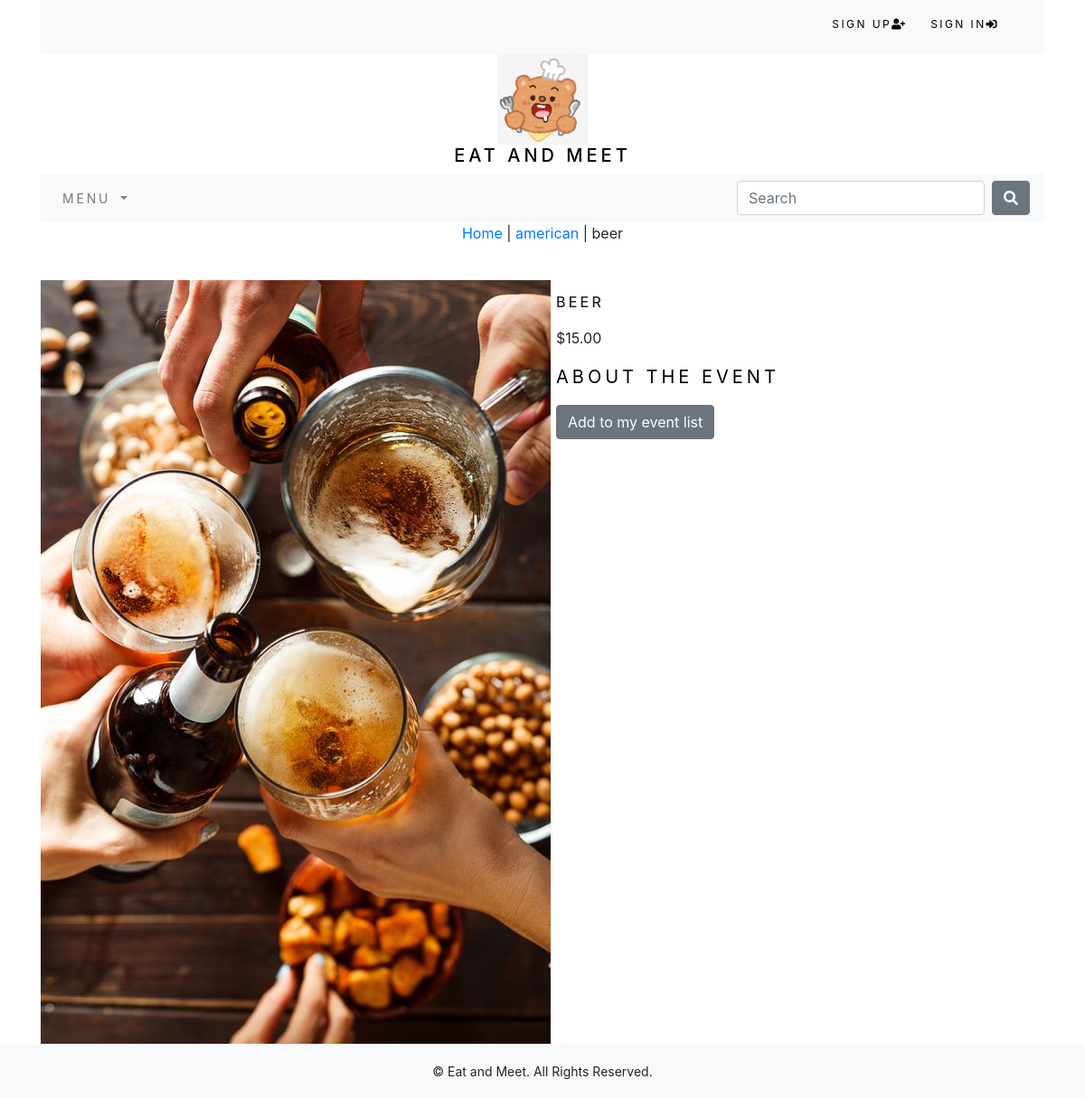
The page /menu/american/beer on the database its author committed.
### menu/models.py (models this page shows, shortened)
class Product(models.Model):
	name = models.CharField(max_length=250, unique=True)
	slug = models.SlugField(max_length=250, unique=True)
	description = models.TextField(blank=True)
	category = models.ForeignKey(Category, on_delete=models.CASCADE) #if a product is deleted, any references at the category model of that product will be deleted
	price = models.DecimalField(max_digits=10, decimal_places=2)
	image = models.ImageField(upload_to='product', blank=True)
	guest = models.DecimalField(max_digits=5, decimal_places=0)
	available = models.BooleanField(default=True)
	date = models.DateField(default=date.today)
	created = models.DateTimeField(auto_now_add=True) #add by default when a product is created
	updated = models.DateTimeField(auto_now=True)
	class Meta:
		ordering = ('name',)
		verbose_name = 'product'
		verbose_name_plural = 'products'

class Category(models.Model):
	name = models.CharField(max_length=250, unique=True)
	slug = models.SlugField(max_length=250, unique=True)
	description = models.TextField(blank=True)
	image = models.ImageField(upload_to='category', blank=True)
	class Meta:
		ordering = ('name',)
		verbose_name = 'category'
		verbose_name_plural = 'categories'
	def get_url(self):
		return reverse('menu:products_by_category', args=[self.slug])
	def __str__(self):
		return '{}'.format(self.name)

### menu/views.py (the view)
# urls.py: path('<slug:c_slug>/<slug:product_slug>', views.ProdCatDetail, name='ProdCatDetail'),
def ProdCatDetail(request, c_slug, product_slug):
	try:
		product = Product.objects.get(category__slug=c_slug, slug=product_slug)
	except Exception as e:
		raise e
	return render(request, 'menu/product.html', {'product':product})

### event/context_processors.py (called while the page is built)
def counter(request):
	item_count = 0
	if 'admin' in request.path:
		return {}
	else:
		try:
			event = Event.objects.filter(event_id=_event_id(request))
			event_items = EventItem.objects.all().filter(event=event[:1])
			for event_item in event_items:
				item_count += event_item.quantity
		except Cart.DoesNotExist:
			item_count = 0
	return dict(item_count = item_count)

### event/views.py (called while the page is built)
def _event_id(request):
	event = request.session.session_key
	if not event:
		event = request.session.create()
	return event

### menu/context_processors.py (called while the page is built)
def menu_links(request):
	links = Category.objects.all()
	return dict(links=links)

### menu/templates/menu/product.html (shortened to what this page needs)
{% extends "base.html" %}
{% load static %}
{% block content %}
<div class="row my_prod_row row_class">
	<div class="mx-auto">
		<p><a href="{% url 'menu:allProdCat' %}">Home</a> | <a href="{{ product.category.get_url }}">{{product.category}}</a> | {{product.name}}</p>
	</div>
	<div class="container">
		<br>
		<div class="row">
			<div class="col-12 col-sm-12 col-md-12 col-lg-6 text-center">
				<div style="min-width: 18rem">
					<img src="{{product.image.url}}" alt="{{product.name}}">
				</div>
			</div>
			<div class="col-12 col-sm-12 col-md-12 col-lg-6">
				<div>
					<h1 class="my_prod_title">{{product.name}}</h1>
					<p>${{product.price}}</p>
					<p class="my_title">About the event</p>
					{% if product.stock <= 0 %}
						<p class="text-justify my_prod_text"><b>Out of seats</b></p>
					{% else %}
						<a class="btn btn-secondary"href="{% url 'event:add_event' product.id %}">Add to my event list</a>
					{% endif %}
				</div>
			</div>
		</div>
	</div>
</div>
{% endblock %}

### static/css/custom.css (style rules this page uses)
body { font-family: 'Roboto',sans-serif; }
.my_title { font-size: 20px; text-transform: uppercase; letter-spacing: .2em; color: #000; }
.my_prod_title { font-size: 16px; text-transform: uppercase; letter-spacing: .2em; padding-top: 15px; padding-bottom: 10px; }

### rows shown on the page
Product: category "american", name "beer", image (picture), name "BEER", price "15.00"
